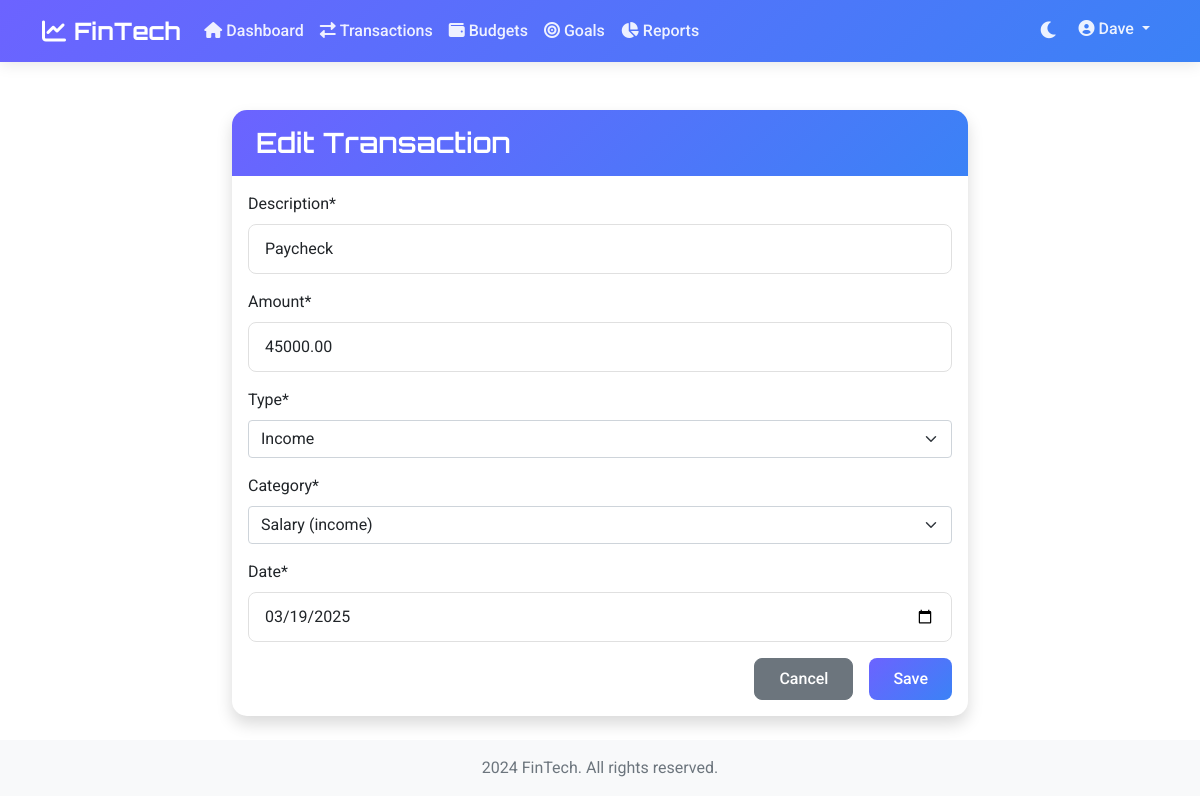
The page /transactions/edit/3/ (signed in) on the database its author committed.
### users/models.py (models this page shows, shortened)
class User(AbstractUser):
    currency = models.CharField(max_length=3, default='USD')
    avatar = models.ImageField(upload_to='avatars/', null=True, blank=True)

### transactions/models.py (models this page shows, shortened)
class Transaction(models.Model):
    user = models.ForeignKey(settings.AUTH_USER_MODEL, related_name='transactions', on_delete=models.CASCADE)
    category = models.ForeignKey(Category, on_delete=models.SET_NULL, null=True)
    amount = models.DecimalField(max_digits=10, decimal_places=2)
    type = models.CharField(max_length=10, choices=[('income', 'Income'), ('expense', 'Expense')])
    description = models.CharField(max_length=200)
    date = models.DateField()
    created_at = models.DateTimeField(auto_now_add=True)
    updated_at = models.DateTimeField(auto_now=True)
    class Meta:
        ordering = ['-date', '-created_at']

class Category(models.Model):
    name = models.CharField(max_length=100)
    user = models.ForeignKey(settings.AUTH_USER_MODEL, on_delete=models.CASCADE)
    type = models.CharField(max_length=10, choices=[('income', 'Income'), ('expense', 'Expense')])
    color = models.CharField(max_length=7, default='#000000')  # Hex color code
    class Meta:
        verbose_name_plural = 'categories'
        unique_together = ['name', 'user']
    def __str__(self):
        return f"{self.name} ({self.type})"

### transactions/views.py (the view)
# urls.py: path('edit/<int:pk>/', views.transaction_edit, name='transaction_edit'),
@login_required
def transaction_edit(request, pk):
    transaction = get_object_or_404(Transaction, pk=pk, user=request.user)
    if request.method == 'POST':
        form = TransactionForm(request.POST, instance=transaction, user=request.user)
        if form.is_valid():
            form.save()
            messages.success(request, 'Transaction updated successfully.')
            return redirect('transaction_list')
    else:
        form = TransactionForm(instance=transaction, user=request.user)
    return render(request, 'transactions/transaction_form.html', {'form': form, 'transaction': transaction})

### transactions/forms.py
class TransactionForm(forms.ModelForm):
    class Meta:
        model = Transaction
        fields = ['description', 'amount', 'type', 'category', 'date']
        widgets = {
            'date': forms.DateInput(attrs={'type': 'date'}),
        }
    def __init__(self, *args, **kwargs):
        user = kwargs.pop('user')
        super().__init__(*args, **kwargs)
        self.fields['category'].queryset = Category.objects.filter(user=user)

### templates/transactions/transaction_form.html (shortened to what this page needs)
{% extends 'base.html' %}
{% load static %}
{% load crispy_forms_tags %}
{% block content %}
<div class="container mt-4">
    <div class="row justify-content-center">
        <div class="col-md-8">
            <div class="card shadow">
                <div class="card-header">
                    <h3 class="card-title mb-0">{% if transaction %}Edit{% else %}Add{% endif %} Transaction</h3>
                </div>
                <div class="card-body">
                    <form method="post">
                        {{ form|crispy }}
                        <div class="d-grid gap-2 d-md-flex justify-content-md-end">
                            <a href="{% url 'transaction_list' %}" class="btn btn-secondary me-md-2">Cancel</a>
                            <button type="submit" class="btn btn-primary">Save</button>
                        </div>
                    </form>
                </div>
            </div>
        </div>
    </div>
</div>
{% endblock %}

### templates/base.html (shortened to what this page needs)
{% load static %}
<!DOCTYPE html>
<html lang="en" data-bs-theme="light">
<head>
    <link rel="stylesheet" href="https://cdnjs.cloudflare.com/ajax/libs/font-awesome/6.0.0/css/all.min.css">
    <link href="https://cdn.jsdelivr.net/npm/bootstrap@5.1.3/dist/css/bootstrap.min.css" rel="stylesheet">
    <link rel="stylesheet" href="{% static 'css/style.css' %}">
</head>
<body>
    <nav class="navbar navbar-expand-lg navbar-dark sticky-top">
        <div class="container">
            <a class="navbar-brand" href="{% url 'dashboard' %}">
                <i class="fas fa-chart-line me-2"></i>FinTech
            </a>
            <div class="collapse navbar-collapse" id="navbarNav">
                {% if user.is_authenticated %}
                <ul class="navbar-nav me-auto">
                    <li class="nav-item">
                        <a class="nav-link" href="{% url 'dashboard' %}">
                            <i class="fas fa-home me-1"></i>Dashboard
                        </a>
                    </li>
                    <li class="nav-item">
                        <a class="nav-link" href="{% url 'transaction_list' %}">
                            <i class="fas fa-exchange-alt me-1"></i>Transactions
                        </a>
                    </li>
                    <li class="nav-item">
                        <a class="nav-link" href="{% url 'budget_list' %}">
                            <i class="fas fa-wallet me-1"></i>Budgets
                        </a>
                    </li>
                    <li class="nav-item">
                        <a class="nav-link" href="{% url 'goal_list' %}">
                            <i class="fas fa-bullseye me-1"></i>Goals
                        </a>
                    </li>
                    <li class="nav-item">
                        <a class="nav-link" href="{% url 'reports' %}">
                            <i class="fas fa-chart-pie me-1"></i>Reports
                        </a>
                    </li>
                </ul>
                <ul class="navbar-nav">
                    <li class="nav-item">
                        <button class="btn nav-link" id="themeToggle">
                            <i class="fas fa-moon me-1"></i>
                        </button>
                    </li>
                    <li class="nav-item dropdown">
                        <a class="nav-link dropdown-toggle" href="#" id="userDropdown" role="button" data-bs-toggle="dropdown">
                            <i class="fas fa-user-circle me-1"></i>{{ user.username }}
                        </a>
                    </li>
                </ul>
                {% endif %}
            </div>
        </div>
    </nav>
    <main class="py-4">
        {% block content %}{% endblock %}
    </main>
    <footer class="footer mt-auto py-3 bg-light">
        <div class="container text-center">
            <span class="text-muted"> 2024 FinTech. All rights reserved.</span>
        </div>
    </footer>
</body>
</html>

### static/css/style.css (style rules this page uses)
:root { --primary-color: #6c63ff; --secondary-color: #4CAF50; --dark-color: #2c3e50; --light-color: #f8f9fa; --gradient: linear-gradient(135deg, #6c63ff 0%, #3b82f6 100%); }
body { font-family: 'Roboto', sans-serif; background: var(--bs-body-bg, #f4f6f9); color: var(--bs-body-color, var(--dark-color)); }
h1, h2, h3, h4, h5, h6 { font-family: 'Orbitron', sans-serif; font-weight: 600; }
.navbar { background: var(--gradient); backdrop-filter: blur(10px); box-shadow: 0 2px 15px rgba(0, 0, 0, 0.1); }
.navbar-brand { font-family: 'Orbitron', sans-serif; font-weight: 700; font-size: 1.5rem; color: white !important; }
.nav-link { font-weight: 500; color: rgba(255, 255, 255, 0.9) !important; transition: all 0.3s ease; }
#themeToggle { background: transparent; border: none; padding: 0.5rem; font-size: 1.2rem; color: rgba(255, 255, 255, 0.9) !important; transition: all 0.3s ease; }
.card { border: none; border-radius: 15px; box-shadow: 0 4px 25px rgba(0, 0, 0, 0.05); transition: all 0.3s ease; background: var(--bs-tertiary-bg, white); overflow: hidden; }
.card-header { background: var(--gradient); color: white; border-bottom: none; padding: 1rem 1.5rem; }
.btn { border-radius: 8px; padding: 0.5rem 1.5rem; font-weight: 500; transition: all 0.3s ease; }
.btn-primary { background: var(--gradient); border: none; }
.form-control { border-radius: 8px; border: 1px solid var(--bs-tertiary-bg, #e0e0e0); padding: 0.75rem 1rem; transition: all 0.3s ease; background: var(--bs-tertiary-bg, white); color: var(--bs-body-color, var(--dark-color)); }
.footer { background: var(--bs-tertiary-bg, var(--light-color)) !important; }
.text-muted { color: var(--bs-tertiary-color, #6c757d) !important; }

### rows shown on the page
User: username "Dave"
Transaction: description "Paycheck", amount "45000.00", category "Salary (income)", date "03/19/2025"
Category: type "Income"
